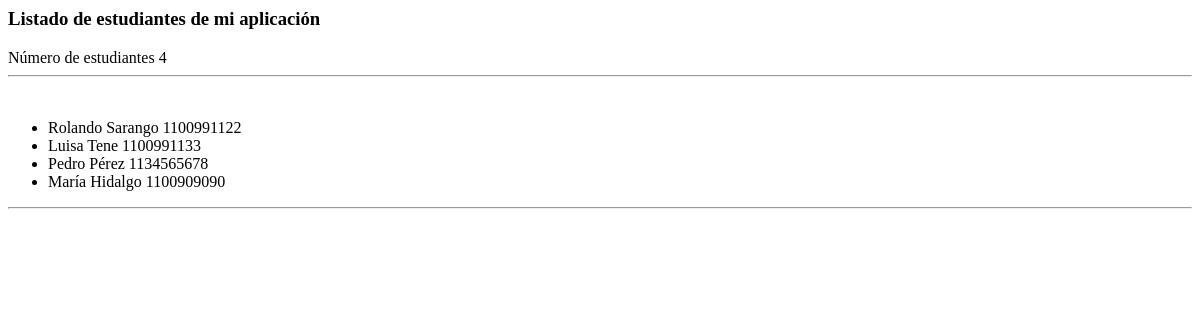
Before: /administrativo/listado/estudiantes with the older database file.
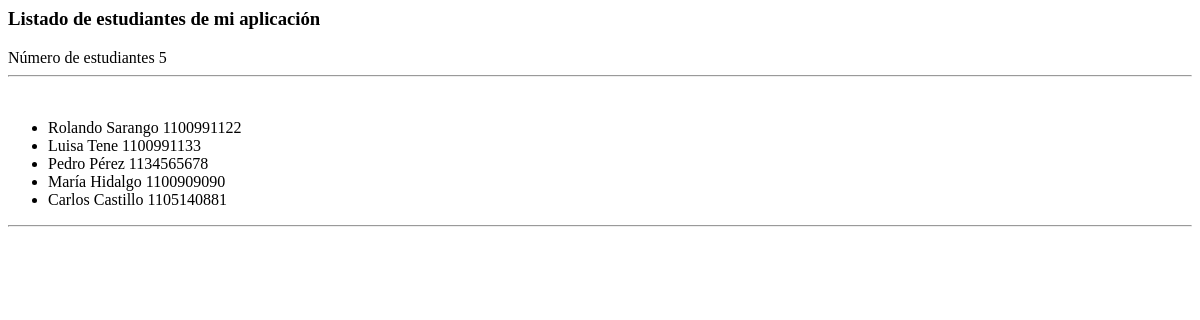
After: the same page with the newer database file.
### administrativo/models.py (models this page shows)
class Estudiante(models.Model):
    nombre = models.CharField(max_length=30)
    apellido = models.CharField(max_length=30)
    cedula = models.CharField(max_length=30, unique=True)
    def __str__(self):
        return "%s %s %s" % (self.nombre,
                self.apellido,
                self.cedula)

### administrativo/views.py (the view)
# urls.py: path('listado/estudiantes', views.listadoEstudiantes,
def listadoEstudiantes(request):
    estudiantes = Estudiante.objects.all()
    titulo = "Listado de estudiantes de mi aplicación"
    informacion_template = {'estudiantes': estudiantes,
    'numero_estudiantes': len(estudiantes), 'mititulo': titulo}
    return render(request, 'listadoEstudiantes.html', informacion_template)

### administrativo/templates/listadoEstudiantes.html (shortened to what this page needs)
<h3>{{ mititulo }}</h3>
Número de estudiantes {{ numero_estudiantes }}
<hr>
<ul >
{% for e in estudiantes %}
  <li>{{e}}</li>
{% endfor %}
</ul>
<hr>

Changed rows visible on the page:
added Estudiante: nombre+apellido+cedula "Carlos Castillo 1105140881"
Other visible differences:
{{ numero_estudiantes }}: "4" → "5"
